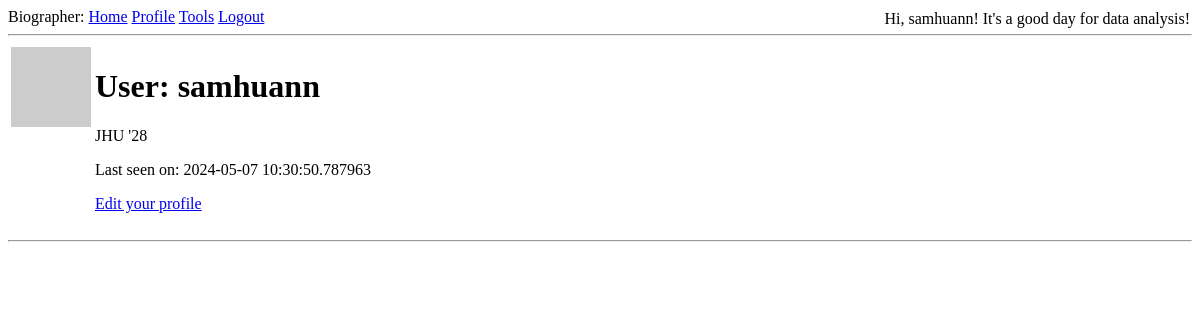
Before: /user/samhuann (signed in) with the older database file.
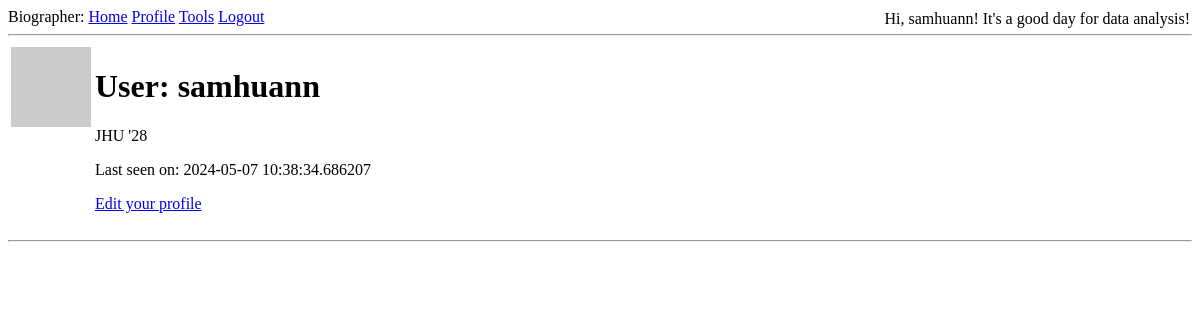
After: the same page with the newer database file.
### app/models.py (models this page shows, shortened)
class User(UserMixin, db.Model):
    id: so.Mapped[int] = so.mapped_column(primary_key=True)
    username: so.Mapped[str] = so.mapped_column(sa.String(64), index=True,
                                                unique=True)
    email: so.Mapped[str] = so.mapped_column(sa.String(120), index=True,
                                             unique=True)
    password_hash: so.Mapped[Optional[str]] = so.mapped_column(sa.String(256))
    def avatar(self, size):
        digest = md5(self.email.lower().encode('utf-8')).hexdigest()
        return f'https://www.gravatar.com/avatar/{digest}?d=identicon&s={size}'
    about_me: so.Mapped[Optional[str]] = so.mapped_column(sa.String(140))
    last_seen: so.Mapped[Optional[datetime]] = so.mapped_column(
        default=lambda: datetime.now(timezone.utc))

### app/main/routes.py (the view)
@bp.route('/user/<username>')
@login_required
def user(username):
    user = db.first_or_404(sa.select(User).where(User.username == username))
    return render_template('user.html', user=user)

### app/main/routes.py (called while the page is built)
@bp.before_app_request
def before_request():
    if current_user.is_authenticated:
        current_user.last_seen = datetime.now(timezone.utc)
        db.session.commit()

### app/models.py (called while the page is built)
@login.user_loader
def load_user(id):
    return db.session.get(User, int(id))

### app/templates/user.html
{% extends "base.html" %}
{% block content %}
    <table>
        <tr valign="top">
            <td><img src="{{ user.avatar(128) }}"></td>
            <td>
                <h1>User: {{ user.username }}</h1>
                {% if user.about_me %}<p>{{ user.about_me }}</p>{% endif %}
                {% if user.last_seen %}<p>Last seen on: {{ user.last_seen }}</p>{% endif %}
                {% if user == current_user %}
                <p><a href="{{ url_for('main.edit_profile') }}">Edit your profile</a></p>
                {% endif %}
            </td>
        </tr>
    </table>
    <hr>
{% endblock %}

### app/templates/base.html (shortened to what this page needs)
<!DOCTYPE html>
<html lang="en">
<head>
</head>
<body>
    <div>
        Biographer:
        <a href="{{ url_for('main.upload_form') }}">Home</a>
        {% if current_user.is_anonymous %}
        <a href="{{ url_for('auth.login') }}">Login</a>
        {% else %}
        <a href="{{ url_for('main.user', username=current_user.username) }}">Profile</a>
        <a href="{{ url_for('main.tool_list') }}">Tools</a>
        <a href="{{ url_for('auth.logout') }}">Logout</a>
        <div style="position: absolute; top: 10px; right: 10px; font-size: 16px;">
            Hi, {{ current_user.username }}! It's a good day for data analysis!
        </div>
        {% endif %}
    </div>
    <hr>
    {% block content %}{% endblock %}
</body>
</html>

Changed rows visible on the page:
changed User "samhuann": last_seen "2024-05-07 10:30:50.787963" → "2024-05-07 10:38:34.686207"
